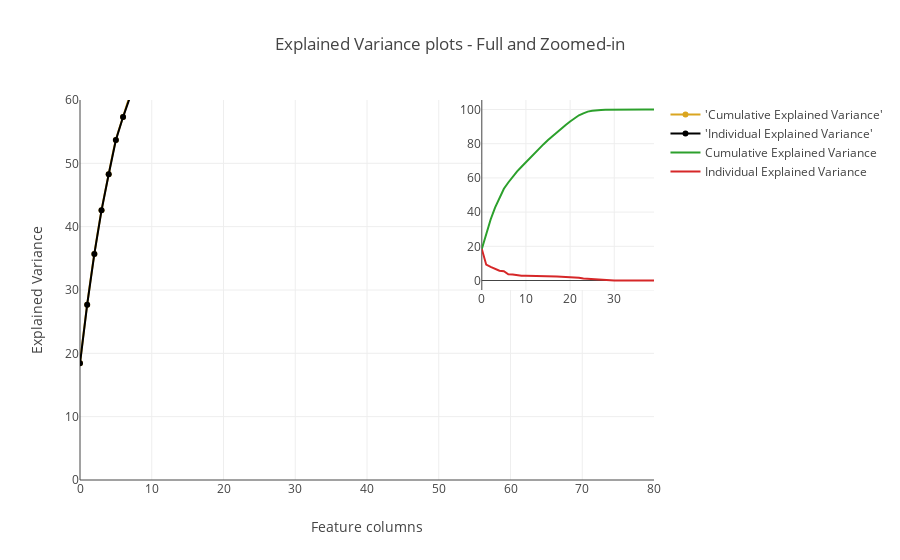

Notebook source saved alongside this figure:
### Code cell
trace1 = go.Scatter(
    x=list(range(624)),
    y=cum_var_exp,
    mode='lines+markers',
    name="'Cumulative Explained Variance'",
    hoverinfo=cum_var_exp,
    line=dict(
        shape='spline',
        color='goldenrod'
    )
)
trace2 = go.Scatter(
    x=list(range(624)),
    y=cum_var_exp,
    mode='lines+markers',
    name="'Individual Explained Variance'",
    hoverinfo=var_exp,
    line=dict(
        shape='linear',
        color='black'
    )
)
fig = tls.make_subplots(insets=[{'cell':(1,1),'l':0.7,'b':0.5}],print_grid=True)
fig.append_trace(trace1,1,1)
fig.append_trace(trace2,1,1)
fig.layout.title = 'Explained Variance plots - Full and Zoomed-in'
fig.layout.xaxis = dict(range=[0,80],title = 'Feature columns')
fig.layout.yaxis = dict(range=[0,60],title = 'Explained Variance')
fig['data'] += [go.Scatter(x=list(range(784)),y=cum_var_exp,xaxis='x2',yaxis='y2',name = 'Cumulative Explained Variance')]
fig['data'] += [go.Scatter(x=list(range(784)),y=var_exp,xaxis='x2',yaxis='y2',name='Individual Explained Variance')]

# fig['data'] = data
# fig['layout'] = layout
# fig['data'] += data2
# fig['layout'] += layout2
py.iplot(fig,filename='inset example')

### Figure 1 — Plotly figure (JSON) as saved in the notebook; plotly's stock layout.template omitted (floating-point values rounded to 4 significant figures; data arrays with more than 128 entries replaced by an {"elided": "..."} marker saying what was removed)
{"data": [{"hoverinfo": [18.42, 27.68, 35.7, 42.58, 48.28, 53.67, 57.31, 60.86, 63.8, 66.55, 69.27, 71.98, 74.63, 77.21, 79.74, 82.12, 84.48, 86.74, 88.9, 90.99, 93.01, 94.95, 96.61, 97.76, 98.75, 99.25, 99.61, 99.75, 99.85, 99.92, 99.96, 99.98, 99.99, 100.0, 100.0, 100.0, 100.0, 100.0, 100.0, 100.0], "line": {"color": "goldenrod", "shape": "spline"}, "mode": "lines+markers", "name": "'Cumulative Explained Variance'", "type": "scatter", "x": {"elided": "624 int values"}, "xaxis": "x1", "y": [18.42, 27.68, 35.7, 42.58, 48.28, 53.67, 57.31, 60.86, 63.8, 66.55, 69.27, 71.98, 74.63, 77.21, 79.74, 82.12, 84.48, 86.74, 88.9, 90.99, 93.01, 94.95, 96.61, 97.76, 98.75, 99.25, 99.61, 99.75, 99.85, 99.92, 99.96, 99.98, 99.99, 100.0, 100.0, 100.0, 100.0, 100.0, 100.0, 100.0], "yaxis": "y1"}, {"hoverinfo": [18.42, 9.264, 8.016, 6.878, 5.707, 5.391, 3.634, 3.552, 2.935, 2.755, 2.722, 2.705, 2.652, 2.581, 2.526, 2.38, 2.36, 2.267, 2.159, 2.087, 2.019, 1.938, 1.669, 1.146, 0.9869, 0.4981, 0.3634, 0.1424, 0.103, 0.06217, 0.04063, 0.01978, 0.01553, 0.003124, 0.002882, 0.0009966, 1.621e-16, 0, 0, 0], "line": {"color": "black", "shape": "linear"}, "mode": "lines+markers", "name": "'Individual Explained Variance'", "type": "scatter", "x": {"elided": "624 int values"}, "xaxis": "x1", "y": [18.42, 27.68, 35.7, 42.58, 48.28, 53.67, 57.31, 60.86, 63.8, 66.55, 69.27, 71.98, 74.63, 77.21, 79.74, 82.12, 84.48, 86.74, 88.9, 90.99, 93.01, 94.95, 96.61, 97.76, 98.75, 99.25, 99.61, 99.75, 99.85, 99.92, 99.96, 99.98, 99.99, 100.0, 100.0, 100.0, 100.0, 100.0, 100.0, 100.0], "yaxis": "y1"}, {"name": "Cumulative Explained Variance", "type": "scatter", "x": {"elided": "784 int values"}, "xaxis": "x2", "y": [18.42, 27.68, 35.7, 42.58, 48.28, 53.67, 57.31, 60.86, 63.8, 66.55, 69.27, 71.98, 74.63, 77.21, 79.74, 82.12, 84.48, 86.74, 88.9, 90.99, 93.01, 94.95, 96.61, 97.76, 98.75, 99.25, 99.61, 99.75, 99.85, 99.92, 99.96, 99.98, 99.99, 100.0, 100.0, 100.0, 100.0, 100.0, 100.0, 100.0], "yaxis": "y2"}, {"name": "Individual Explained Variance", "type": "scatter", "x": {"elided": "784 int values"}, "xaxis": "x2", "y": [18.42, 9.264, 8.016, 6.878, 5.707, 5.391, 3.634, 3.552, 2.935, 2.755, 2.722, 2.705, 2.652, 2.581, 2.526, 2.38, 2.36, 2.267, 2.159, 2.087, 2.019, 1.938, 1.669, 1.146, 0.9869, 0.4981, 0.3634, 0.1424, 0.103, 0.06217, 0.04063, 0.01978, 0.01553, 0.003124, 0.002882, 0.0009966, 1.621e-16, 0, 0, 0], "yaxis": "y2"}], "layout": {"title": "Explained Variance plots - Full and Zoomed-in", "xaxis": {"range": [0, 80], "title": "Feature columns"}, "xaxis1": {"anchor": "y1", "domain": [0, 1]}, "xaxis2": {"anchor": "y2", "domain": [0.7, 1]}, "yaxis": {"range": [0, 60], "title": "Explained Variance"}, "yaxis1": {"anchor": "x1", "domain": [0, 1]}, "yaxis2": {"anchor": "x2", "domain": [0.5, 1]}}}
